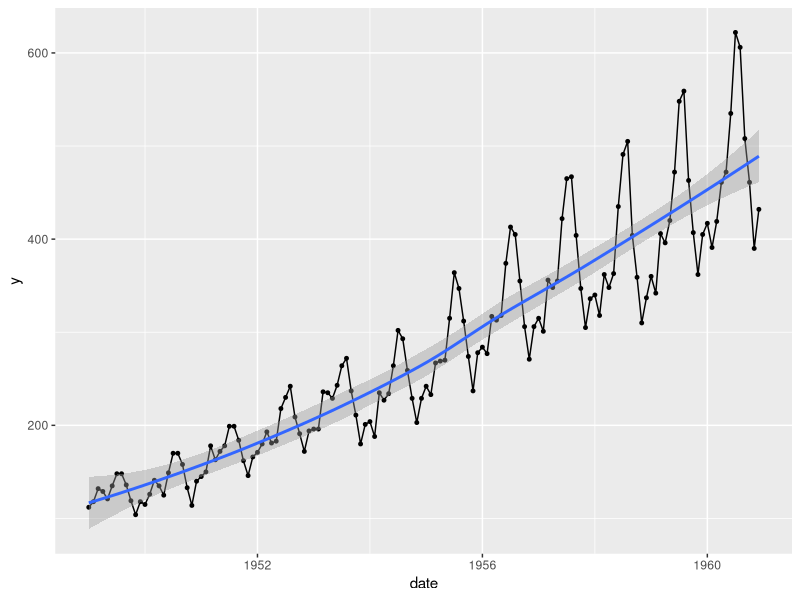

Write the R code that produced this figure.
## ---- chunk 1
#| echo: true

library(ggplot2)

data <- AirPassengers

df <- data.frame(y = as.matrix(data), date = (time(data)))

ggplot(df, aes(date, y)) +
  geom_line() + 
  geom_point(size = 1) +
  geom_smooth()
